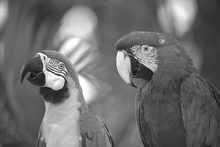
%> input picture papagan.png, 220 x 147 px, shrunk from 768 x 512 before the run
$ octave HoughTransform.m   (GNU Octave 9; MATLAB toolbox functions it lacks are replaced by stand-ins)
%> lines starting %> are read from the running program, lines starting %| are printed output that depends on the picture; in (x1, y1, x2, y2) boxes, pixels count from 0 and x2, y2 are one past the last pixel; in counts of white or black regions, pixels touching at a corner belong together; the program's own positions count from 1
clear;
clc;
P = imread('papagan.png')
%> P is the input picture: size 147x220 uint8; min 21, max 255, mean 109
A=imread('papagan.png')
[m,n]= size(A);
%> m = 147; n = 220
N = 3;
M =[ -1,-2,-1 ; 0,0,0 ; 1,2,1];
M1 =[ 0,-1,1 ; 0,-2,2 ; 0,-1,1];
for i =1 : m
        for j =1 :n
            for p =1:3
                new(i,j,p)=0;
            end
        end
end
%> new: size 147x220x3 double; every value is 0
new = uint8(new);
C = double(A);
Gx = zeros(m);
Gy = zeros(n);
rho = ceil(sqrt(m.^2 + n.^2));
%> rho = 265
acc = zeros(2*rho,101);
maxdist=sqrt(m*m+n*n) ;
%> maxdist = 264.6
for i = 1 : m-(N-1)
    for j = 1 : n-(N-1)
        sum =0;
        sum1 =0;
        T = C(i:i+(N-1),j:j+(N-1));
         for r = 1 : N
            for c = 1 : N
                sum = sum +double(T(r,c)*M(r,c));
                sum1 = sum1 +double(T(r,c)*M1(r,c));
            end
          end
        Gy(j)= sum;
        Gx(i) = sum1;
        A(i,j)=sqrt(Gx(i).^2+Gy(j).^2);
    end
end
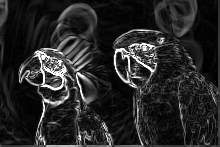
%> A: size 147x220 uint8; min 0, max 255, mean 39.6
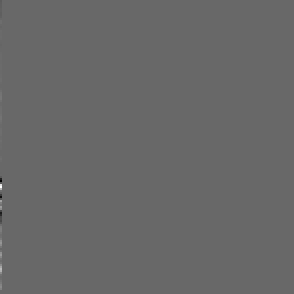
%> Gx: size 147x147 double (shown 2 times larger); min -69, max 99, mean 0; drawn with min black and max white
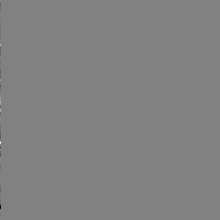
%> Gy: size 220x220 double; min -123, max 120, mean 0; drawn with min black and max white
for i = 1 : m
    for j = 1 : n
            if(A(i,j)>0)
            Q = round(atan(Gy(j)/Gx(i)));
            p = round(i*cos(Q)+j*sin(Q));
            rho_idx = round(p)+rho;
            theta_idx = floor((Q + pi/2) / pi * 100) + 1;
            if(rho_idx<2*rho && rho_idx>0 && theta_idx < 101 && theta_idx>0)
                acc(rho_idx, theta_idx) = acc(rho_idx, theta_idx) + sqrt(Gx(i).^2+Gy(j).^2);
            end

            end

    end
end
%> after the loop, Q = NaN; p = NaN; rho_idx = NaN; theta_idx = NaN
imshow(acc);
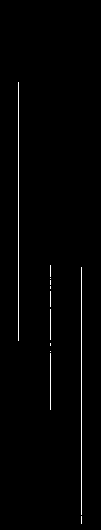
%> displayed picture: size 530x101, on the screen's scale of 0 to 255; 1.2% white in thin lines or dots, all inside (x1, y1, x2, y2) = (18, 82, 82, 524)
